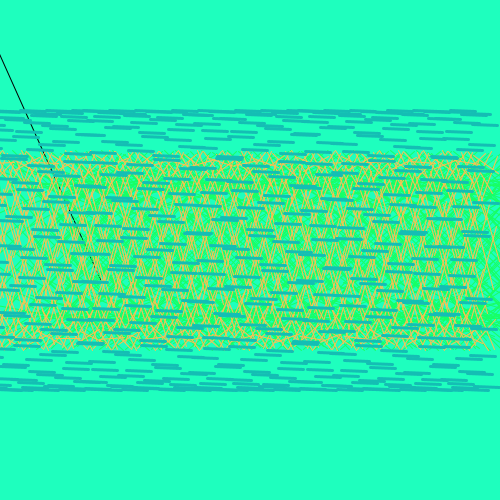
Frame 1 (no input)
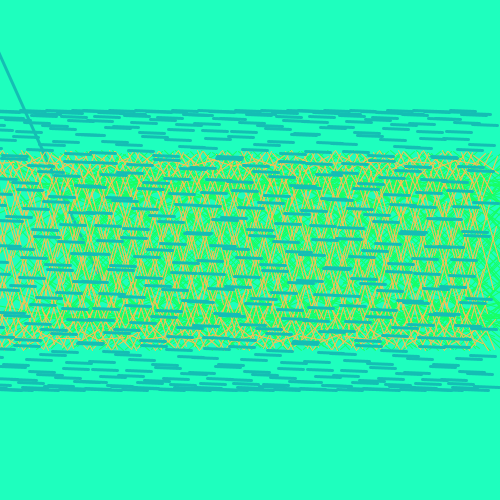
Frame 60 (the mouse pressed at the canvas centre just before this capture)
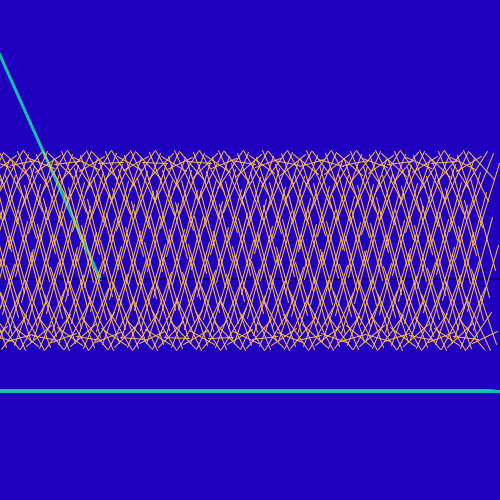
Frame 120 (the mouse held since frame 60 and released just before this capture)

The Processing sketch that drew these frames (run headless with seeded random() and noise(); from frame 60 on, the mouse is pressed at the canvas centre):

// Processing sketch: processing_164878
// ── processing_164878.pde

void setup(){
size(500, 500);
}

void draw() {

float d = dist(width/2, height/2, mouseX, mouseY);
float old_y = 0;
background(30, d*2, 190);


for (int x=0; x<width; x++) {
  float y = cos(x*d + 5) * 100 + height/2;
  line(x+100, y+1, (x-25), old_y);
  old_y = y;
  stroke(23, d*1.5, 100);
  strokeWeight(1);
  
}

float mr_m = 0;
for (int x=0; x<width; x++) {
  float m = cos(x + 5*d) * 100 + height/2;
  line(x, m+1, (x-25), mr_m);
  mr_m = m;
  stroke(255, 190, 80);
  strokeWeight(1);
}



float mr_m2 = 0;
for (int x=0; x<width; x++) {
  float m2 = cos(x*d + 5*d) * 140 + height/2;
  line(x, m2+1, (x-25), m2);
  mr_m = m2;
  stroke(20, 190, 180);
  strokeWeight(3);
}
}
